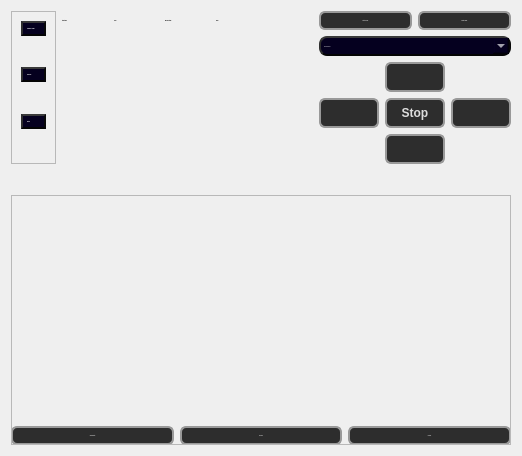
      <widget class="QWidget" name="widget">
       <attribute name="title">
        <string>main tab</string>
       </attribute>
       <layout class="QGridLayout" name="gridLayout_5">
        <item row="0" column="2">
         <widget class="QLabel" name="label_11">
          <property name="font">
           <font>
            <family>Segon Ui</family>
            <pointsize>-1</pointsize>
            <weight>75</weight>
            <bold>true</bold>
           </font>
          </property>
          <property name="text">
           <string>15:00</string>
          </property>
         </widget>
        </item>
        <item row="8" column="0" colspan="9">
         <layout class="QHBoxLayout" name="horizontalLayout_3">
          <item>
           <widget class="QPushButton" name="Sreenshot_btn">
            <property name="font">
             <font>
              <family>Segon Ui</family>
              <pointsize>-1</pointsize>
              <weight>75</weight>
              <bold>true</bold>
             </font>
            </property>
            <property name="styleSheet">
             <string notr="true">QPushButton {
    background-color: #2d2d2d;          /* same tone as slider sub-page */
    border: 2px solid #999;             /* metallic border like slider lever */
    border-radius: 6px;
    padding: 6px 12px;
    color: #dddddd;
    font-weight: bold;
	
}

/* Hover effect: subtle brightness increase */
QPushButton:hover {
    background-color: #3a3a3a;
    border-color: #ccc;
}

QPushButton:pressed {
    background: qlineargradient(x1:0, y1:0, x2:0, y2:1,
        stop:0 #1a1a2a, stop:0.5 #0a0a1a, stop:1 #00000a);
    color: #a0a0ff;
    border: 2px solid #5555ff;
    text-shadow: 0px 0px 8px rgba(100, 100, 255, 0.7);
    box-shadow: 0px 0px 15px rgba(100, 100, 255, 0.4);
}</string>
            </property>
            <property name="text">
             <string>Screenshot</string>
            </property>
           </widget>
          </item>
          <item>
           <widget class="QPushButton" name="Record_btn">
            <property name="font">
             <font>
              <family>Segon Ui</family>
              <pointsize>-1</pointsize>
              <weight>75</weight>
              <bold>true</bold>
             </font>
            </property>
            <property name="styleSheet">
             <string notr="true">QPushButton {
    background-color: #2d2d2d;          /* same tone as slider sub-page */
    border: 2px solid #999;             /* metallic border like slider lever */
    border-radius: 6px;
    padding: 6px 12px;
    color: #dddddd;
    font-weight: bold;
}

/* Hover effect: subtle brightness increase */
QPushButton:hover {
    background-color: #3a3a3a;
    border-color: #ccc;
}

QPushButton:pressed {
    background: qlineargradient(x1:0, y1:0, x2:0, y2:1,
        stop:0 #1a1a2a, stop:0.5 #0a0a1a, stop:1 #00000a);
    color: #a0a0ff;
    border: 2px solid #5555ff;
    text-shadow: 0px 0px 8px rgba(100, 100, 255, 0.7);
    box-shadow: 0px 0px 15px rgba(100, 100, 255, 0.4);
}
</string>
            </property>
            <property name="text">
             <string>Record</string>
            </property>
           </widget>
          </item>
          <item>
           <widget class="QPushButton" name="Freeze_btn">
            <property name="font">
             <font>
              <family>Segon Ui</family>
              <pointsize>-1</pointsize>
              <weight>75</weight>
              <bold>true</bold>
             </font>
            </property>
            <property name="styleSheet">
             <string notr="true">QPushButton {
    background-color: #2d2d2d;          /* same tone as slider sub-page */
    border: 2px solid #999;             /* metallic border like slider lever */
    border-radius: 6px;
    padding: 6px 12px;
    color: #dddddd;
    font-weight: bold;
}

/* Hover effect: subtle brightness increase */
QPushButton:hover {
    background-color: #3a3a3a;
    border-color: #ccc;
}

QPushButton:pressed {
    background: qlineargradient(x1:0, y1:0, x2:0, y2:1,
        stop:0 #1a1a2a, stop:0.5 #0a0a1a, stop:1 #00000a);
    color: #a0a0ff;
    border: 2px solid #5555ff;
    text-shadow: 0px 0px 8px rgba(100, 100, 255, 0.7);
    box-shadow: 0px 0px 15px rgba(100, 100, 255, 0.4);
}</string>
            </property>
            <property name="text">
             <string>Freeze</string>
            </property>
           </widget>
          </item>
         </layout>
        </item>
        <item row="0" column="1">
         <widget class="QLabel" name="label_2">
          <property name="font">
           <font>
            <family>Segon Ui</family>
            <pointsize>-1</pointsize>
            <weight>75</weight>
            <bold>true</bold>
           </font>
          </property>
          <property name="text">
           <string>task time:</string>
          </property>
         </widget>
        </item>
        <item row="0" column="6" colspan="3">
         <layout class="QHBoxLayout" name="horizontalLayout">
          <item>
           <widget class="QPushButton" name="Start_Timer">
            <property name="font">
             <font>
              <family>Segon Ui</family>
              <pointsize>-1</pointsize>
              <weight>75</weight>
              <bold>true</bold>
             </font>
            </property>
            <property name="styleSheet">
             <string notr="true">QPushButton {
    background-color: #2d2d2d;          /* same tone as slider sub-page */
    border: 2px solid #999;             /* metallic border like slider lever */
    border-radius: 6px;
    padding: 6px 12px;
    color: #dddddd;
    font-weight: bold;
}

/* Hover effect: subtle brightness increase */
QPushButton:hover {
    background-color: #3a3a3a;
    border-color: #ccc;
}

QPushButton:pressed {
    background: qlineargradient(x1:0, y1:0, x2:0, y2:1,
        stop:0 #1a1a2a, stop:0.5 #0a0a1a, stop:1 #00000a);
    color: #a0a0ff;
    border: 2px solid #5555ff;
    text-shadow: 0px 0px 8px rgba(100, 100, 255, 0.7);
    box-shadow: 0px 0px 15px rgba(100, 100, 255, 0.4);
}</string>
            </property>
            <property name="text">
             <string>Start Timer</string>
            </property>
           </widget>
          </item>
          <item>
           <widget class="QPushButton" name="Reset_Timer">
            <property name="font">
             <font>
              <family>Segon Ui</family>
              <pointsize>-1</pointsize>
              <weight>75</weight>
              <bold>true</bold>
             </font>
            </property>
            <property name="styleSheet">
             <string notr="true">QPushButton {
    background-color: #2d2d2d;          /* same tone as slider sub-page */
    border: 2px solid #999;             /* metallic border like slider lever */
    border-radius: 6px;
    padding: 6px 12px;
    color: #dddddd;
    font-weight: bold;
}

/* Hover effect: subtle brightness increase */
QPushButton:hover {
    background-color: #3a3a3a;
    border-color: #ccc;
}

QPushButton:pressed {
    background: qlineargradient(x1:0, y1:0, x2:0, y2:1,
        stop:0 #1a1a2a, stop:0.5 #0a0a1a, stop:1 #00000a);
    color: #a0a0ff;
    border: 2px solid #5555ff;
    text-shadow: 0px 0px 8px rgba(100, 100, 255, 0.7);
    box-shadow: 0px 0px 15px rgba(100, 100, 255, 0.4);
}</string>
            </property>
            <property name="text">
             <string>Reset Timer</string>
            </property>
           </widget>
          </item>
         </layout>
        </item>
        <item row="7" column="0" colspan="9">
         <widget class="QFrame" name="frame_2">
          <property name="minimumSize">
           <size>
            <width>500</width>
            <height>250</height>
           </size>
          </property>
          <property name="maximumSize">
           <size>
            <width>16777215</width>
            <height>200</height>
           </size>
          </property>
          <property name="frameShape">
           <enum>QFrame::StyledPanel</enum>
          </property>
          <property name="frameShadow">
           <enum>QFrame::Raised</enum>
          </property>
          <layout class="QGridLayout" name="gridLayout_6">
           <item row="0" column="0">
            <widget class="QLabel" name="miniCamera1">
             <property name="text">
              <string/>
             </property>
            </widget>
           </item>
           <item row="0" column="1">
            <widget class="QLabel" name="miniCamera2">
             <property name="text">
              <string/>
             </property>
            </widget>
           </item>
           <item row="0" column="2">
            <widget class="QLabel" name="miniCamera3">
             <property name="text">
              <string/>
             </property>
            </widget>
           </item>
          </layout>
         </widget>
        </item>
        <item row="0" column="3">
         <widget class="QLabel" name="label">
          <property name="font">
           <font>
            <family>Segon Ui</family>
            <pointsize>-1</pointsize>
            <weight>75</weight>
            <bold>true</bold>
           </font>
          </property>
          <property name="toolTip">
           <string>&lt;html&gt;&lt;head/&gt;&lt;body&gt;&lt;p align=&quot;center&quot;&gt;mission time:60:00&lt;/p&gt;&lt;p align=&quot;center&quot;&gt;&lt;br/&gt;&lt;/p&gt;&lt;/body&gt;&lt;/html&gt;</string>
          </property>
          <property name="text">
           <string>mission time:</string>
          </property>
         </widget>
        </item>
        <item row="0" column="4" colspan="2">
         <widget class="QLabel" name="label_10">
          <property name="font">
           <font>
            <family>Segon Ui</family>
            <pointsize>-1</pointsize>
            <weight>75</weight>
            <bold>true</bold>
           </font>
          </property>
          <property name="text">
           <string>60:00</string>
          </property>
         </widget>
        </item>
        <item row="1" column="6" colspan="3">
         <widget class="QComboBox" name="comboBox">
          <property name="font">
           <font>
            <family>Segon Ui</family>
            <pointsize>-1</pointsize>
           </font>
          </property>
          <property name="styleSheet">
           <string notr="true">/* --- Depth + Outline for all widgets --- */
* {
    border-radius: 8px;

    border-top: 2px solid #3a3a3a;      /* highlight top */
    border-left: 2px solid #2e2e2e;     /* highlight left */
    border-right: 2px solid #080808;    /* shadow right */
    border-bottom: 2px solid #040404;   /* shadow bottom */
}

/* --- Default background for all widgets --- */
* {
    background-color: rgb(5, 0, 31);
    color: #ffffff;
}

/* --- Labels specifically --- */
QLabel {
    background-color: rgb(5, 0, 31);   /* ensure label has same background */
    color: white;                      /* white text */
    padding: 4px;                      /* small space inside */
    border-radius: 8px;
}</string>
          </property>
          <item>
           <property name="text">
            <string>Front Camera</string>
           </property>
          </item>
          <item>
           <property name="text">
            <string>Down Camera</string>
           </property>
          </item>
          <item>
           <property name="text">
            <string>Right Camera</string>
           </property>
          </item>
          <item>
           <property name="text">
            <string>Left Camera</string>
           </property>
          </item>
         </widget>
        </item>
        <item row="2" column="7">
         <widget class="QPushButton" name="Up">
          <property name="styleSheet">
           <string notr="true">QPushButton {
    background-color: #2d2d2d;          /* same tone as slider sub-page */
    border: 2px solid #999;             /* metallic border like slider lever */
    border-radius: 6px;
    padding: 6px 12px;
    color: #dddddd;
    font-weight: bold;
}

/* Hover effect: subtle brightness increase */
QPushButton:hover {
    background-color: #3a3a3a;
    border-color: #ccc;
}

QPushButton:pressed {
    background: qlineargradient(x1:0, y1:0, x2:0, y2:1,
        stop:0 #1a1a2a, stop:0.5 #0a0a1a, stop:1 #00000a);
    color: #a0a0ff;
    border: 2px solid #5555ff;
    text-shadow: 0px 0px 8px rgba(100, 100, 255, 0.7);
    box-shadow: 0px 0px 15px rgba(100, 100, 255, 0.4);
}</string>
          </property>
          <property name="text">
           <string/>
          </property>
          <property name="icon">
           <iconset>
            <normalon>D:/download/arrow-up (1).svg</normalon>
           </iconset>
          </property>
          <property name="iconSize">
           <size>
            <width>24</width>
            <height>24</height>
           </size>
          </property>
         </widget>
        </item>
        <item row="3" column="7">
         <widget class="QPushButton" name="Stop_btn">
          <property name="styleSheet">
           <string notr="true">QPushButton {
    background-color: #2d2d2d;          /* same tone as slider sub-page */
    border: 2px solid #999;             /* metallic border like slider lever */
    border-radius: 6px;
    padding: 6px 12px;
    color: #dddddd;
    font-weight: bold;
}

/* Hover effect: subtle brightness increase */
QPushButton:hover {
    background-color: #3a3a3a;
    border-color: #ccc;
}

QPushButton:pressed {
    background: qlineargradient(x1:0, y1:0, x2:0, y2:1,
        stop:0 #1a1a2a, stop:0.5 #0a0a1a, stop:1 #00000a);
    color: #a0a0ff;
    border: 2px solid #5555ff;
    text-shadow: 0px 0px 8px rgba(100, 100, 255, 0.7);
    box-shadow: 0px 0px 15px rgba(100, 100, 255, 0.4);
}
</string>
          </property>
          <property name="text">
           <string>Stop</string>
          </property>
         </widget>
        </item>
        <item row="3" column="6">
         <widget class="QPushButton" name="Left">
          <property name="minimumSize">
           <size>
            <width>0</width>
            <height>0</height>
           </size>
          </property>
          <property name="styleSheet">
           <string notr="true">QPushButton {
    background-color: #2d2d2d;          /* same tone as slider sub-page */
    border: 2px solid #999;             /* metallic border like slider lever */
    border-radius: 6px;
    padding: 6px 12px;
    color: #dddddd;
    font-weight: bold;
}

/* Hover effect: subtle brightness increase */
QPushButton:hover {
    background-color: #3a3a3a;
    border-color: #ccc;
}

QPushButton:pressed {
    background: qlineargradient(x1:0, y1:0, x2:0, y2:1,
        stop:0 #1a1a2a, stop:0.5 #0a0a1a, stop:1 #00000a);
    color: #a0a0ff;
    border: 2px solid #5555ff;
    text-shadow: 0px 0px 8px rgba(100, 100, 255, 0.7);
    box-shadow: 0px 0px 15px rgba(100, 100, 255, 0.4);
}</string>
          </property>
          <property name="text">
           <string/>
          </property>
          <property name="icon">
           <iconset>
            <normalon>D:/download/arrow-left (1).svg</normalon>
           </iconset>
          </property>
          <property name="iconSize">
           <size>
            <width>24</width>
            <height>24</height>
           </size>
          </property>
         </widget>
        </item>
        <item row="4" column="7">
         <widget class="QPushButton" name="Down">
          <property name="palette">
           <palette>
            <active>
             <colorrole role="WindowText">
              <brush brushstyle="SolidPattern">
               <color alpha="255">
                <red>221</red>
                <green>221</green>
                <blue>221</blue>
               </color>
              </brush>
             </colorrole>
             <colorrole role="Button">
              <brush brushstyle="SolidPattern">
               <color alpha="255">
                <red>45</red>
                <green>45</green>
                <blue>45</blue>
               </color>
              </brush>
             </colorrole>
             <colorrole role="Text">
              <brush brushstyle="SolidPattern">
               <color alpha="255">
                <red>221</red>
                <green>221</green>
                <blue>221</blue>
               </color>
              </brush>
             </colorrole>
             <colorrole role="ButtonText">
              <brush brushstyle="SolidPattern">
               <color alpha="255">
                <red>221</red>
                <green>221</green>
                <blue>221</blue>
               </color>
              </brush>
             </colorrole>
             <colorrole role="Base">
              <brush brushstyle="SolidPattern">
               <color alpha="255">
                <red>45</red>
                <green>45</green>
                <blue>45</blue>
               </color>
              </brush>
             </colorrole>
             <colorrole role="Window">
              <brush brushstyle="SolidPattern">
               <color alpha="255">
                <red>45</red>
                <green>45</green>
                <blue>45</blue>
               </color>
              </brush>
             </colorrole>
             <colorrole role="PlaceholderText">
              <brush brushstyle="NoBrush">
               <color alpha="128">
                <red>221</red>
                <green>221</green>
                <blue>221</blue>
               </color>
              </brush>
             </colorrole>
            </active>
            <inactive>
             <colorrole role="WindowText">
              <brush brushstyle="SolidPattern">
               <color alpha="255">
                <red>221</red>
                <green>221</green>
                <blue>221</blue>
               </color>
              </brush>
             </colorrole>
             <colorrole role="Button">
              <brush brushstyle="SolidPattern">
               <color alpha="255">
                <red>45</red>
                <green>45</green>
                <blue>45</blue>
               </color>
              </brush>
             </colorrole>
             <colorrole role="Text">
              <brush brushstyle="SolidPattern">
               <color alpha="255">
                <red>221</red>
                <green>221</green>
                <blue>221</blue>
               </color>
              </brush>
             </colorrole>
             <colorrole role="ButtonText">
              <brush brushstyle="SolidPattern">
               <color alpha="255">
                <red>221</red>
                <green>221</green>
                <blue>221</blue>
               </color>
              </brush>
             </colorrole>
             <colorrole role="Base">
              <brush brushstyle="SolidPattern">
               <color alpha="255">
                <red>45</red>
                <green>45</green>
                <blue>45</blue>
               </color>
              </brush>
             </colorrole>
             <colorrole role="Window">
              <brush brushstyle="SolidPattern">
               <color alpha="255">
                <red>45</red>
                <green>45</green>
                <blue>45</blue>
               </color>
              </brush>
             </colorrole>
             <colorrole role="PlaceholderText">
              <brush brushstyle="NoBrush">
               <color alpha="128">
                <red>221</red>
                <green>221</green>
                <blue>221</blue>
               </color>
              </brush>
             </colorrole>
            </inactive>
            <disabled>
             <colorrole role="WindowText">
              <brush brushstyle="SolidPattern">
               <color alpha="255">
                <red>221</red>
                <green>221</green>
                <blue>221</blue>
               </color>
              </brush>
             </colorrole>
             <colorrole role="Button">
              <brush brushstyle="SolidPattern">
               <color alpha="255">
                <red>45</red>
                <green>45</green>
                <blue>45</blue>
               </color>
              </brush>
             </colorrole>
             <colorrole role="Text">
              <brush brushstyle="SolidPattern">
               <color alpha="255">
                <red>221</red>
                <green>221</green>
                <blue>221</blue>
               </color>
              </brush>
             </colorrole>
             <colorrole role="ButtonText">
              <brush brushstyle="SolidPattern">
               <color alpha="255">
                <red>221</red>
                <green>221</green>
                <blue>221</blue>
               </color>
              </brush>
             </colorrole>
             <colorrole role="Base">
              <brush brushstyle="SolidPattern">
               <color alpha="255">
                <red>45</red>
                <green>45</green>
                <blue>45</blue>
               </color>
              </brush>
             </colorrole>
             <colorrole role="Window">
              <brush brushstyle="SolidPattern">
               <color alpha="255">
                <red>45</red>
                <green>45</green>
                <blue>45</blue>
               </color>
              </brush>
             </colorrole>
             <colorrole role="PlaceholderText">
              <brush brushstyle="NoBrush">
               <color alpha="128">
                <red>221</red>
                <green>221</green>
                <blue>221</blue>
               </color>
              </brush>
             </colorrole>
            </disabled>
           </palette>
          </property>
          <property name="styleSheet">
           <string notr="true">QPushButton {
    background-color: #2d2d2d;          /* same tone as slider sub-page */
    border: 2px solid #999;             /* metallic border like slider lever */
    border-radius: 6px;
    padding: 6px 12px;
    color: #dddddd;
    font-weight: bold;
}

/* Hover effect: subtle brightness increase */
QPushButton:hover {
    background-color: #3a3a3a;
    border-color: #ccc;
}

QPushButton:pressed {
    background: qlineargradient(x1:0, y1:0, x2:0, y2:1,
        stop:0 #1a1a2a, stop:0.5 #0a0a1a, stop:1 #00000a);
    color: #a0a0ff;
    border: 2px solid #5555ff;
    text-shadow: 0px 0px 8px rgba(100, 100, 255, 0.7);
    box-shadow: 0px 0px 15px rgba(100, 100, 255, 0.4);
}</string>
          </property>
          <property name="text">
           <string/>
          </property>
          <property name="icon">
           <iconset theme="white">
            <normalon>D:/download/arrow-down (1).svg</normalon>
           </iconset>
          </property>
          <property name="iconSize">
           <size>
            <width>24</width>
            <height>24</height>
           </size>
          </property>
         </widget>
        </item>
        <item row="3" column="8">
         <widget class="QPushButton" name="Right">
          <property name="styleSheet">
           <string notr="true">QPushButton {
    background-color: #2d2d2d;          /* same tone as slider sub-page */
    border: 2px solid #999;             /* metallic border like slider lever */
    border-radius: 6px;
    padding: 6px 12px;
    color: #dddddd;
    font-weight: bold;
}

/* Hover effect: subtle brightness increase */
QPushButton:hover {
    background-color: #3a3a3a;
    border-color: #ccc;
}

QPushButton:pressed {
    background: qlineargradient(x1:0, y1:0, x2:0, y2:1,
        stop:0 #1a1a2a, stop:0.5 #0a0a1a, stop:1 #00000a);
    color: #a0a0ff;
    border: 2px solid #5555ff;
    text-shadow: 0px 0px 8px rgba(100, 100, 255, 0.7);
    box-shadow: 0px 0px 15px rgba(100, 100, 255, 0.4);
}</string>
          </property>
          <property name="text">
           <string/>
          </property>
          <property name="icon">
           <iconset>
            <normalon>D:/download/arrow-right (1).svg</normalon>
           </iconset>
          </property>
          <property name="iconSize">
           <size>
            <width>24</width>
            <height>24</height>
           </size>
          </property>
         </widget>
        </item>
        <item row="0" column="0" rowspan="5">
         <widget class="QFrame" name="frame">
          <property name="font">
           <font>
            <family>Segon Ui</family>
            <pointsize>-1</pointsize>
           </font>
          </property>
          <property name="styleSheet">
           <string notr="true"/>
          </property>
          <property name="frameShape">
           <enum>QFrame::StyledPanel</enum>
          </property>
          <property name="frameShadow">
           <enum>QFrame::Raised</enum>
          </property>
          <layout class="QVBoxLayout" name="verticalLayout">
           <item>
            <widget class="QLabel" name="label_5">
             <property name="font">
              <font>
               <family>Segon Ui</family>
               <pointsize>-1</pointsize>
               <weight>75</weight>
               <bold>true</bold>
              </font>
             </property>
             <property name="styleSheet">
              <string notr="true">/* --- Depth + Outline for all widgets --- */
* {
    border-radius: 8px;

    border-top: 2px solid #3a3a3a;      /* highlight top */
    border-left: 2px solid #2e2e2e;     /* highlight left */
    border-right: 2px solid #080808;    /* shadow right */
    border-bottom: 2px solid #040404;   /* shadow bottom */
}

/* --- Default background for all widgets --- */
* {
    background-color: rgb(5, 0, 31);
    color: #ffffff;
}

/* --- Labels specifically --- */
QLabel {
    background-color: rgb(5, 0, 31);   /* ensure label has same background */
    color: white;                      /* white text */
    padding: 4px;                      /* small space inside */
    border-radius: 8px;
}</string>
             </property>
             <property name="text">
              <string>campany name:</string>
             </property>
            </widget>
           </item>
           <item>
            <spacer name="verticalSpacer">
             <property name="orientation">
              <enum>Qt::Vertical</enum>
             </property>
             <property name="sizeHint" stdset="0">
              <size>
               <width>20</width>
               <height>40</height>
              </size>
             </property>
            </spacer>
           </item>
           <item>
            <widget class="QLabel" name="label_4">
             <property name="font">
              <font>
               <family>Segon Ui</family>
               <pointsize>-1</pointsize>
               <weight>75</weight>
               <bold>true</bold>
              </font>
             </property>
             <property name="styleSheet">
              <string notr="true">/* --- Depth + Outline for all widgets --- */
* {
    border-radius: 8px;

    border-top: 2px solid #3a3a3a;      /* highlight top */
    border-left: 2px solid #2e2e2e;     /* highlight left */
    border-right: 2px solid #080808;    /* shadow right */
    border-bottom: 2px solid #040404;   /* shadow bottom */
}

/* --- Default background for all widgets --- */
* {
    background-color: rgb(5, 0, 31);
    color: #ffffff;
}

/* --- Labels specifically --- */
QLabel {
    background-color: rgb(5, 0, 31);   /* ensure label has same background */
    color: white;                      /* white text */
    padding: 4px;                      /* small space inside */
    border-radius: 8px;
}</string>
             </property>
             <property name="text">
              <string>pressure:</string>
             </property>
            </widget>
           </item>
           <item>
            <spacer name="verticalSpacer_3">
             <property name="orientation">
              <enum>Qt::Vertical</enum>
             </property>
             <property name="sizeHint" stdset="0">
              <size>
               <width>20</width>
               <height>40</height>
              </size>
             </property>
            </spacer>
           </item>
           <item>
            <widget class="QLabel" name="label_6">
             <property name="font">
              <font>
               <family>Segon Ui</family>
               <pointsize>-1</pointsize>
               <weight>75</weight>
               <bold>true</bold>
              </font>
             </property>
             <property name="styleSheet">
              <string notr="true">/* --- Depth + Outline for all widgets --- */
* {
    border-radius: 8px;

    border-top: 2px solid #3a3a3a;      /* highlight top */
    border-left: 2px solid #2e2e2e;     /* highlight left */
    border-right: 2px solid #080808;    /* shadow right */
    border-bottom: 2px solid #040404;   /* shadow bottom */
}

/* --- Default background for all widgets --- */
* {
    background-color: rgb(5, 0, 31);
    color: #ffffff;
}

/* --- Labels specifically --- */
QLabel {
    background-color: rgb(5, 0, 31);   /* ensure label has same background */
    color: white;                      /* white text */
    padding: 4px;                      /* small space inside */
    border-radius: 8px;
}</string>
             </property>
             <property name="text">
              <string>depth:</string>
             </property>
            </widget>
           </item>
           <item>
            <spacer name="verticalSpacer_4">
             <property name="orientation">
              <enum>Qt::Vertical</enum>
             </property>
             <property name="sizeHint" stdset="0">
              <size>
               <width>20</width>
               <height>40</height>
              </size>
             </property>
            </spacer>
           </item>
          </layout>
         </widget>
        </item>
        <item row="1" column="1" rowspan="4" colspan="5">
         <widget class="QLabel" name="label_3">
          <property name="font">
           <font>
            <family>Segon Ui</family>
            <pointsize>-1</pointsize>
           </font>
          </property>
          <property name="text">
           <string/>
          </property>
         </widget>
        </item>
       </layout>
      </widget>
